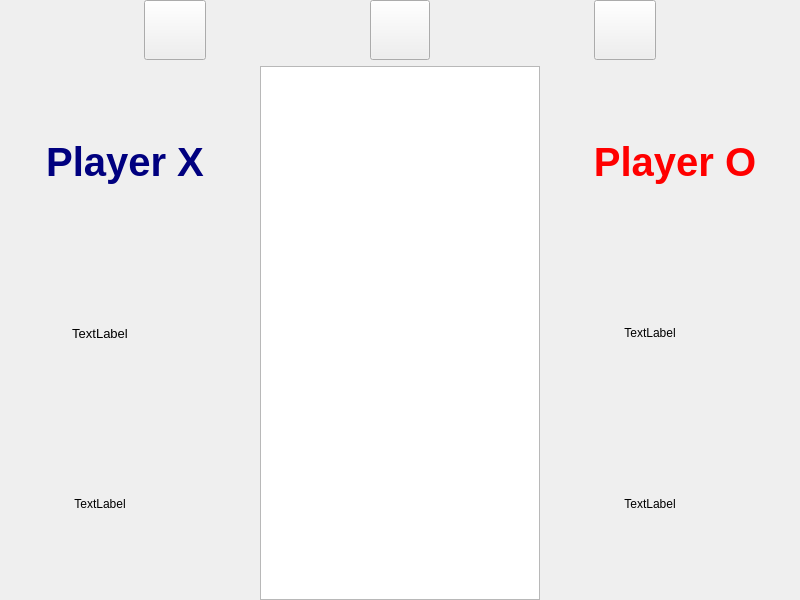
<?xml version="1.0" encoding="UTF-8"?>
<ui version="4.0">
 <class>Game</class>
 <widget class="QMainWindow" name="Game">
  <property name="geometry">
   <rect>
    <x>0</x>
    <y>0</y>
    <width>800</width>
    <height>600</height>
   </rect>
  </property>
  <property name="windowTitle">
   <string>MainWindow</string>
  </property>
  <property name="styleSheet">
   <string notr="true"/>
  </property>
  <property name="dockOptions">
   <set>QMainWindow::AllowTabbedDocks|QMainWindow::AnimatedDocks</set>
  </property>
  <widget class="QWidget" name="Background">
   <property name="focusPolicy">
    <enum>Qt::NoFocus</enum>
   </property>
   <property name="styleSheet">
    <string notr="true"/>
   </property>
   <layout class="QGridLayout" name="gridLayout">
    <property name="leftMargin">
     <number>0</number>
    </property>
    <property name="topMargin">
     <number>0</number>
    </property>
    <property name="rightMargin">
     <number>0</number>
    </property>
    <property name="bottomMargin">
     <number>0</number>
    </property>
    <property name="horizontalSpacing">
     <number>0</number>
    </property>
    <item row="0" column="0">
     <widget class="QStackedWidget" name="stackedWidget">
      <property name="enabled">
       <bool>true</bool>
      </property>
      <property name="styleSheet">
       <string notr="true"/>
      </property>
      <property name="currentIndex">
       <number>1</number>
      </property>
      <widget class="QWidget" name="page">
       <property name="styleSheet">
        <string notr="true">border-image: url(:/backgroung1.png);</string>
       </property>
       <layout class="QGridLayout" name="gridLayout_6">
        <property name="leftMargin">
         <number>0</number>
        </property>
        <property name="topMargin">
         <number>0</number>
        </property>
        <property name="rightMargin">
         <number>0</number>
        </property>
        <property name="bottomMargin">
         <number>0</number>
        </property>
        <property name="spacing">
         <number>0</number>
        </property>
        <item row="1" column="0">
         <spacer name="horizontalSpacer_2">
          <property name="orientation">
           <enum>Qt::Horizontal</enum>
          </property>
          <property name="sizeType">
           <enum>QSizePolicy::Minimum</enum>
          </property>
          <property name="sizeHint" stdset="0">
           <size>
            <width>40</width>
            <height>20</height>
           </size>
          </property>
         </spacer>
        </item>
        <item row="1" column="2">
         <spacer name="horizontalSpacer">
          <property name="orientation">
           <enum>Qt::Horizontal</enum>
          </property>
          <property name="sizeType">
           <enum>QSizePolicy::Minimum</enum>
          </property>
          <property name="sizeHint" stdset="0">
           <size>
            <width>40</width>
            <height>20</height>
           </size>
          </property>
         </spacer>
        </item>
        <item row="0" column="1">
         <spacer name="verticalSpacer_3">
          <property name="orientation">
           <enum>Qt::Vertical</enum>
          </property>
          <property name="sizeHint" stdset="0">
           <size>
            <width>20</width>
            <height>40</height>
           </size>
          </property>
         </spacer>
        </item>
        <item row="1" column="1">
         <layout class="QGridLayout" name="gridLayout_5">
          <item row="0" column="0">
           <layout class="QHBoxLayout" name="horizontalLayout_3">
            <item>
             <layout class="QVBoxLayout" name="verticalLayout_4" stretch="0,0,0">
              <property name="spacing">
               <number>14</number>
              </property>
              <property name="sizeConstraint">
               <enum>QLayout::SetFixedSize</enum>
              </property>
              <property name="topMargin">
               <number>0</number>
              </property>
              <property name="bottomMargin">
               <number>0</number>
              </property>
              <item>
               <widget class="QPushButton" name="PLAY_BUTTON_3">
                <property name="enabled">
                 <bool>true</bool>
                </property>
                <property name="sizePolicy">
                 <sizepolicy hsizetype="Minimum" vsizetype="Expanding">
                  <horstretch>0</horstretch>
                  <verstretch>0</verstretch>
                 </sizepolicy>
                </property>
                <property name="font">
                 <font>
                  <family>Cooper Black</family>
                  <pointsize>25</pointsize>
                  <weight>50</weight>
                  <bold>false</bold>
                 </font>
                </property>
                <property name="cursor">
                 <cursorShape>ArrowCursor</cursorShape>
                </property>
                <property name="mouseTracking">
                 <bool>false</bool>
                </property>
                <property name="focusPolicy">
                 <enum>Qt::NoFocus</enum>
                </property>
                <property name="autoFillBackground">
                 <bool>false</bool>
                </property>
                <property name="styleSheet">
                 <string notr="true">QPushButton
{
border-image: url(:/start button.png);max-width: 244px;max-height: 81px;
}
QPushButton:hover {border-image: url(:/start button.png);border-width: 20%}

</string>
                </property>
                <property name="text">
                 <string/>
                </property>
                <property name="autoDefault">
                 <bool>false</bool>
                </property>
                <property name="default">
                 <bool>false</bool>
                </property>
                <property name="flat">
                 <bool>false</bool>
                </property>
               </widget>
              </item>
              <item>
               <widget class="QPushButton" name="option_button">
                <property name="enabled">
                 <bool>true</bool>
                </property>
                <property name="sizePolicy">
                 <sizepolicy hsizetype="Minimum" vsizetype="Expanding">
                  <horstretch>0</horstretch>
                  <verstretch>0</verstretch>
                 </sizepolicy>
                </property>
                <property name="focusPolicy">
                 <enum>Qt::NoFocus</enum>
                </property>
                <property name="styleSheet">
                 <string notr="true">QPushButton
{
border-image: url(:/option button.png);max-width: 244px;max-height: 81px;
}
QPushButton:hover {border-image: url(:/option button.png);border-width: 20%}</string>
                </property>
                <property name="text">
                 <string/>
                </property>
               </widget>
              </item>
              <item>
               <widget class="QPushButton" name="QUIT_BUTTON_4">
                <property name="sizePolicy">
                 <sizepolicy hsizetype="Minimum" vsizetype="Expanding">
                  <horstretch>0</horstretch>
                  <verstretch>0</verstretch>
                 </sizepolicy>
                </property>
                <property name="font">
                 <font>
                  <family>Cooper Black</family>
                  <pointsize>25</pointsize>
                 </font>
                </property>
                <property name="focusPolicy">
                 <enum>Qt::NoFocus</enum>
                </property>
                <property name="styleSheet">
                 <string notr="true">QPushButton
{
border-image: url(:/quit button.png);max-width: 244px;max-height: 81px;
}
QPushButton:hover {border-image: url(:/quit button.png);border-width: 20%}</string>
                </property>
                <property name="text">
                 <string/>
                </property>
                <property name="autoDefault">
                 <bool>false</bool>
                </property>
                <property name="flat">
                 <bool>false</bool>
                </property>
               </widget>
              </item>
             </layout>
            </item>
           </layout>
          </item>
         </layout>
        </item>
        <item row="2" column="1">
         <spacer name="verticalSpacer_2">
          <property name="orientation">
           <enum>Qt::Vertical</enum>
          </property>
          <property name="sizeType">
           <enum>QSizePolicy::Preferred</enum>
          </property>
          <property name="sizeHint" stdset="0">
           <size>
            <width>20</width>
            <height>60</height>
           </size>
          </property>
         </spacer>
        </item>
       </layout>
      </widget>
      <widget class="QWidget" name="page_3">
       <property name="styleSheet">
        <string notr="true">border-image: url(:/play interface.jpg)
</string>
       </property>
       <layout class="QGridLayout" name="gridLayout_2">
        <property name="leftMargin">
         <number>0</number>
        </property>
        <property name="topMargin">
         <number>0</number>
        </property>
        <property name="rightMargin">
         <number>0</number>
        </property>
        <property name="bottomMargin">
         <number>0</number>
        </property>
        <property name="horizontalSpacing">
         <number>0</number>
        </property>
        <item row="1" column="1">
         <spacer name="horizontalSpacer_5">
          <property name="orientation">
           <enum>Qt::Horizontal</enum>
          </property>
          <property name="sizeType">
           <enum>QSizePolicy::Preferred</enum>
          </property>
          <property name="sizeHint" stdset="0">
           <size>
            <width>10</width>
            <height>10</height>
           </size>
          </property>
         </spacer>
        </item>
        <item row="1" column="3">
         <spacer name="horizontalSpacer_6">
          <property name="orientation">
           <enum>Qt::Horizontal</enum>
          </property>
          <property name="sizeType">
           <enum>QSizePolicy::Preferred</enum>
          </property>
          <property name="sizeHint" stdset="0">
           <size>
            <width>10</width>
            <height>10</height>
           </size>
          </property>
         </spacer>
        </item>
        <item row="0" column="0" colspan="5">
         <layout class="QHBoxLayout" name="horizontalLayout_2">
          <property name="topMargin">
           <number>0</number>
          </property>
          <property name="bottomMargin">
           <number>0</number>
          </property>
          <item>
           <widget class="QPushButton" name="HomeButton">
            <property name="enabled">
             <bool>true</bool>
            </property>
            <property name="minimumSize">
             <size>
              <width>60</width>
              <height>60</height>
             </size>
            </property>
            <property name="maximumSize">
             <size>
              <width>60</width>
              <height>60</height>
             </size>
            </property>
            <property name="styleSheet">
             <string notr="true">QPushButton{
	border-image: url(:/Back Home.png);
	max-width: 60px;
	max-height: 60px;

}
QPushButton:hover{
	border-image: url(:/Back Home.png);
	border-width:  5%
}</string>
            </property>
            <property name="text">
             <string/>
            </property>
            <property name="iconSize">
             <size>
              <width>16</width>
              <height>16</height>
             </size>
            </property>
            <property name="checkable">
             <bool>false</bool>
            </property>
           </widget>
          </item>
          <item>
           <spacer name="horizontalSpacer_3">
            <property name="orientation">
             <enum>Qt::Horizontal</enum>
            </property>
            <property name="sizeType">
             <enum>QSizePolicy::Fixed</enum>
            </property>
            <property name="sizeHint" stdset="0">
             <size>
              <width>20</width>
              <height>20</height>
             </size>
            </property>
           </spacer>
          </item>
          <item>
           <widget class="QPushButton" name="reset">
            <property name="minimumSize">
             <size>
              <width>60</width>
              <height>60</height>
             </size>
            </property>
            <property name="maximumSize">
             <size>
              <width>60</width>
              <height>60</height>
             </size>
            </property>
            <property name="styleSheet">
             <string notr="true">border-image: url(:/back buttton.png);</string>
            </property>
            <property name="text">
             <string/>
            </property>
            <property name="iconSize">
             <size>
              <width>16</width>
              <height>16</height>
             </size>
            </property>
           </widget>
          </item>
          <item>
           <spacer name="horizontalSpacer_4">
            <property name="orientation">
             <enum>Qt::Horizontal</enum>
            </property>
            <property name="sizeType">
             <enum>QSizePolicy::Fixed</enum>
            </property>
            <property name="sizeHint" stdset="0">
             <size>
              <width>20</width>
              <height>20</height>
             </size>
            </property>
           </spacer>
          </item>
          <item>
           <widget class="QPushButton" name="pushbuton">
            <property name="minimumSize">
             <size>
              <width>60</width>
              <height>60</height>
             </size>
            </property>
            <property name="maximumSize">
             <size>
              <width>60</width>
              <height>60</height>
             </size>
            </property>
            <property name="styleSheet">
             <string notr="true">QPushButton{
	border-image: url(:/exit.png);
	max-width: 60px;
	max-height: 60px;

}
QPushButton:hover{
	border-image: url(:/exit.png);
	border-width:  5%
}</string>
            </property>
            <property name="text">
             <string/>
            </property>
           </widget>
          </item>
         </layout>
        </item>
        <item row="1" column="0">
         <layout class="QVBoxLayout" name="verticalLayout_5">
          <property name="rightMargin">
           <number>0</number>
          </property>
          <item>
           <widget class="QLabel" name="label_5">
            <property name="minimumSize">
             <size>
              <width>250</width>
              <height>150</height>
             </size>
            </property>
            <property name="maximumSize">
             <size>
              <width>150</width>
              <height>150</height>
             </size>
            </property>
            <property name="font">
             <font>
              <pointsize>30</pointsize>
              <weight>75</weight>
              <italic>false</italic>
              <bold>true</bold>
              <underline>false</underline>
              <strikeout>false</strikeout>
             </font>
            </property>
            <property name="layoutDirection">
             <enum>Qt::LeftToRight</enum>
            </property>
            <property name="styleSheet">
             <string notr="true">border-image: url(:/1600x500-blank-png - Copy.png);
color: rgb(0, 0, 127);</string>
            </property>
            <property name="text">
             <string>Player X</string>
            </property>
            <property name="alignment">
             <set>Qt::AlignCenter</set>
            </property>
           </widget>
          </item>
          <item>
           <widget class="QLabel" name="label_4">
            <property name="minimumSize">
             <size>
              <width>200</width>
              <height>150</height>
             </size>
            </property>
            <property name="maximumSize">
             <size>
              <width>150</width>
              <height>150</height>
             </size>
            </property>
            <property name="font">
             <font>
              <pointsize>10</pointsize>
              <weight>50</weight>
              <bold>false</bold>
             </font>
            </property>
            <property name="styleSheet">
             <string notr="true">border-image: url(:/1600x500-blank-png - Copy.png);</string>
            </property>
            <property name="text">
             <string>TextLabel</string>
            </property>
            <property name="alignment">
             <set>Qt::AlignCenter</set>
            </property>
            <property name="wordWrap">
             <bool>true</bool>
            </property>
            <property name="indent">
             <number>0</number>
            </property>
           </widget>
          </item>
          <item>
           <widget class="QLabel" name="label_3">
            <property name="minimumSize">
             <size>
              <width>200</width>
              <height>150</height>
             </size>
            </property>
            <property name="maximumSize">
             <size>
              <width>150</width>
              <height>150</height>
             </size>
            </property>
            <property name="styleSheet">
             <string notr="true">border-image: url(:/1600x500-blank-png - Copy.png);</string>
            </property>
            <property name="text">
             <string>TextLabel</string>
            </property>
            <property name="alignment">
             <set>Qt::AlignCenter</set>
            </property>
           </widget>
          </item>
         </layout>
        </item>
        <item row="1" column="4">
         <layout class="QVBoxLayout" name="verticalLayout_6">
          <property name="leftMargin">
           <number>0</number>
          </property>
          <item>
           <widget class="QLabel" name="label_7">
            <property name="minimumSize">
             <size>
              <width>250</width>
              <height>150</height>
             </size>
            </property>
            <property name="maximumSize">
             <size>
              <width>194</width>
              <height>150</height>
             </size>
            </property>
            <property name="font">
             <font>
              <pointsize>30</pointsize>
              <weight>75</weight>
              <bold>true</bold>
             </font>
            </property>
            <property name="styleSheet">
             <string notr="true">border-image: url(:/1600x500-blank-png - Copy.png);
color: rgb(255, 0, 0);</string>
            </property>
            <property name="text">
             <string>Player O</string>
            </property>
            <property name="alignment">
             <set>Qt::AlignCenter</set>
            </property>
           </widget>
          </item>
          <item>
           <widget class="QLabel" name="label_8">
            <property name="minimumSize">
             <size>
              <width>200</width>
              <height>150</height>
             </size>
            </property>
            <property name="maximumSize">
             <size>
              <width>150</width>
              <height>150</height>
             </size>
            </property>
            <property name="acceptDrops">
             <bool>false</bool>
            </property>
            <property name="layoutDirection">
             <enum>Qt::LeftToRight</enum>
            </property>
            <property name="styleSheet">
             <string notr="true">border-image: url(:/1600x500-blank-png - Copy.png);</string>
            </property>
            <property name="text">
             <string>TextLabel</string>
            </property>
            <property name="alignment">
             <set>Qt::AlignCenter</set>
            </property>
            <property name="indent">
             <number>0</number>
            </property>
           </widget>
          </item>
          <item>
           <widget class="QLabel" name="label_6">
            <property name="minimumSize">
             <size>
              <width>200</width>
              <height>150</height>
             </size>
            </property>
            <property name="maximumSize">
             <size>
              <width>150</width>
              <height>150</height>
             </size>
            </property>
            <property name="styleSheet">
             <string notr="true">border-image: url(:/1600x500-blank-png - Copy.png);</string>
            </property>
            <property name="text">
             <string>TextLabel</string>
            </property>
            <property name="alignment">
             <set>Qt::AlignCenter</set>
            </property>
           </widget>
          </item>
         </layout>
        </item>
        <item row="1" column="2">
         <widget class="QGraphicsView" name="view">
          <property name="styleSheet">
           <string notr="true">border-image: url(:/1600x500-blank-png - Copy.png);
</string>
          </property>
         </widget>
        </item>
       </layout>
      </widget>
      <widget class="QWidget" name="page_4">
       <property name="styleSheet">
        <string notr="true">border-image: url(:/tee.png);</string>
       </property>
       <layout class="QGridLayout" name="gridLayout_8">
        <property name="leftMargin">
         <number>0</number>
        </property>
        <property name="topMargin">
         <number>0</number>
        </property>
        <property name="rightMargin">
         <number>0</number>
        </property>
        <property name="bottomMargin">
         <number>0</number>
        </property>
        <property name="horizontalSpacing">
         <number>0</number>
        </property>
        <property name="verticalSpacing">
         <number>1</number>
        </property>
        <item row="0" column="0">
         <layout class="QGridLayout" name="gridLayout_7">
          <item row="1" column="4">
           <spacer name="horizontalSpacer_9">
            <property name="orientation">
             <enum>Qt::Horizontal</enum>
            </property>
            <property name="sizeType">
             <enum>QSizePolicy::Expanding</enum>
            </property>
            <property name="sizeHint" stdset="0">
             <size>
              <width>40</width>
              <height>20</height>
             </size>
            </property>
           </spacer>
          </item>
          <item row="6" column="11">
           <spacer name="verticalSpacer_12">
            <property name="orientation">
             <enum>Qt::Vertical</enum>
            </property>
            <property name="sizeHint" stdset="0">
             <size>
              <width>20</width>
              <height>40</height>
             </size>
            </property>
           </spacer>
          </item>
          <item row="2" column="11">
           <spacer name="verticalSpacer_4">
            <property name="orientation">
             <enum>Qt::Vertical</enum>
            </property>
            <property name="sizeHint" stdset="0">
             <size>
              <width>20</width>
              <height>40</height>
             </size>
            </property>
           </spacer>
          </item>
          <item row="1" column="10">
           <spacer name="horizontalSpacer_15">
            <property name="orientation">
             <enum>Qt::Horizontal</enum>
            </property>
            <property name="sizeHint" stdset="0">
             <size>
              <width>40</width>
              <height>20</height>
             </size>
            </property>
           </spacer>
          </item>
          <item row="5" column="11">
           <spacer name="verticalSpacer_13">
            <property name="orientation">
             <enum>Qt::Vertical</enum>
            </property>
            <property name="sizeHint" stdset="0">
             <size>
              <width>20</width>
              <height>40</height>
             </size>
            </property>
           </spacer>
          </item>
          <item row="4" column="7">
           <widget class="QPushButton" name="Music_Pause">
            <property name="minimumSize">
             <size>
              <width>50</width>
              <height>50</height>
             </size>
            </property>
            <property name="maximumSize">
             <size>
              <width>50</width>
              <height>50</height>
             </size>
            </property>
            <property name="styleSheet">
             <string notr="true">border-image: url(:/complete check.png);</string>
            </property>
            <property name="text">
             <string/>
            </property>
           </widget>
          </item>
          <item row="8" column="11">
           <spacer name="verticalSpacer_10">
            <property name="orientation">
             <enum>Qt::Vertical</enum>
            </property>
            <property name="sizeHint" stdset="0">
             <size>
              <width>20</width>
              <height>40</height>
             </size>
            </property>
           </spacer>
          </item>
          <item row="1" column="1">
           <widget class="QPushButton" name="back_button">
            <property name="sizePolicy">
             <sizepolicy hsizetype="Expanding" vsizetype="Expanding">
              <horstretch>0</horstretch>
              <verstretch>0</verstretch>
             </sizepolicy>
            </property>
            <property name="styleSheet">
             <string notr="true">QPushButton{
	border-image: url(:/back of button.png);
	max-width: 70px;
	max-height: 54px;

}
QPushButton:hover{
	border-image: url(:/back of button.png);
	border-width: 5%
}

</string>
            </property>
            <property name="text">
             <string/>
            </property>
           </widget>
          </item>
          <item row="6" column="7">
           <widget class="QPushButton" name="Sound_Pause">
            <property name="minimumSize">
             <size>
              <width>50</width>
              <height>50</height>
             </size>
            </property>
            <property name="maximumSize">
             <size>
              <width>50</width>
              <height>50</height>
             </size>
            </property>
            <property name="styleSheet">
             <string notr="true">border-image: url(:/complete check.png);</string>
            </property>
            <property name="text">
             <string/>
            </property>
           </widget>
          </item>
          <item row="1" column="13">
           <spacer name="horizontalSpacer_8">
            <property name="orientation">
             <enum>Qt::Horizontal</enum>
            </property>
            <property name="sizeHint" stdset="0">
             <size>
              <width>40</width>
              <height>20</height>
             </size>
            </property>
           </spacer>
          </item>
          <item row="7" column="11">
           <spacer name="verticalSpacer_11">
            <property name="orientation">
             <enum>Qt::Vertical</enum>
            </property>
            <property name="sizeHint" stdset="0">
             <size>
              <width>20</width>
              <height>40</height>
             </size>
            </property>
           </spacer>
          </item>
          <item row="10" column="11">
           <spacer name="verticalSpacer">
            <property name="orientation">
             <enum>Qt::Vertical</enum>
            </property>
            <property name="sizeHint" stdset="0">
             <size>
              <width>20</width>
              <height>40</height>
             </size>
            </property>
           </spacer>
          </item>
          <item row="1" column="6">
           <spacer name="horizontalSpacer_7">
            <property name="orientation">
             <enum>Qt::Horizontal</enum>
            </property>
            <property name="sizeHint" stdset="0">
             <size>
              <width>40</width>
              <height>20</height>
             </size>
            </property>
           </spacer>
          </item>
          <item row="0" column="1">
           <spacer name="verticalSpacer_8">
            <property name="orientation">
             <enum>Qt::Vertical</enum>
            </property>
            <property name="sizeType">
             <enum>QSizePolicy::MinimumExpanding</enum>
            </property>
            <property name="sizeHint" stdset="0">
             <size>
              <width>40</width>
              <height>70</height>
             </size>
            </property>
           </spacer>
          </item>
          <item row="1" column="8">
           <spacer name="horizontalSpacer_13">
            <property name="orientation">
             <enum>Qt::Horizontal</enum>
            </property>
            <property name="sizeHint" stdset="0">
             <size>
              <width>40</width>
              <height>20</height>
             </size>
            </property>
           </spacer>
          </item>
          <item row="9" column="11">
           <spacer name="verticalSpacer_9">
            <property name="orientation">
             <enum>Qt::Vertical</enum>
            </property>
            <property name="sizeHint" stdset="0">
             <size>
              <width>20</width>
              <height>40</height>
             </size>
            </property>
           </spacer>
          </item>
          <item row="1" column="7">
           <spacer name="horizontalSpacer_11">
            <property name="orientation">
             <enum>Qt::Horizontal</enum>
            </property>
            <property name="sizeHint" stdset="0">
             <size>
              <width>40</width>
              <height>20</height>
             </size>
            </property>
           </spacer>
          </item>
          <item row="1" column="3">
           <spacer name="horizontalSpacer_17">
            <property name="orientation">
             <enum>Qt::Horizontal</enum>
            </property>
            <property name="sizeHint" stdset="0">
             <size>
              <width>40</width>
              <height>20</height>
             </size>
            </property>
           </spacer>
          </item>
          <item row="4" column="11">
           <spacer name="verticalSpacer_14">
            <property name="orientation">
             <enum>Qt::Vertical</enum>
            </property>
            <property name="sizeHint" stdset="0">
             <size>
              <width>20</width>
              <height>40</height>
             </size>
            </property>
           </spacer>
          </item>
          <item row="1" column="9">
           <spacer name="horizontalSpacer_14">
            <property name="orientation">
             <enum>Qt::Horizontal</enum>
            </property>
            <property name="sizeHint" stdset="0">
             <size>
              <width>40</width>
              <height>20</height>
             </size>
            </property>
           </spacer>
          </item>
          <item row="1" column="12">
           <spacer name="horizontalSpacer_12">
            <property name="orientation">
             <enum>Qt::Horizontal</enum>
            </property>
            <property name="sizeHint" stdset="0">
             <size>
              <width>40</width>
              <height>20</height>
             </size>
            </property>
           </spacer>
          </item>
          <item row="1" column="5">
           <spacer name="horizontalSpacer_10">
            <property name="orientation">
             <enum>Qt::Horizontal</enum>
            </property>
            <property name="sizeHint" stdset="0">
             <size>
              <width>40</width>
              <height>20</height>
             </size>
            </property>
           </spacer>
          </item>
          <item row="1" column="0">
           <spacer name="horizontalSpacer_16">
            <property name="orientation">
             <enum>Qt::Horizontal</enum>
            </property>
            <property name="sizeHint" stdset="0">
             <size>
              <width>40</width>
              <height>20</height>
             </size>
            </property>
           </spacer>
          </item>
          <item row="3" column="11">
           <spacer name="verticalSpacer_15">
            <property name="orientation">
             <enum>Qt::Vertical</enum>
            </property>
            <property name="sizeHint" stdset="0">
             <size>
              <width>20</width>
              <height>40</height>
             </size>
            </property>
           </spacer>
          </item>
          <item row="4" column="5">
           <widget class="QLabel" name="label">
            <property name="styleSheet">
             <string notr="true">border-image: url(:/music.png);</string>
            </property>
            <property name="text">
             <string/>
            </property>
           </widget>
          </item>
          <item row="6" column="5">
           <widget class="QLabel" name="label_2">
            <property name="styleSheet">
             <string notr="true">border-image: url(:/SOUND.png);</string>
            </property>
            <property name="text">
             <string/>
            </property>
           </widget>
          </item>
         </layout>
        </item>
       </layout>
      </widget>
     </widget>
    </item>
   </layout>
  </widget>
 </widget>
 <resources/>
 <connections>
  <connection>
   <sender>QUIT_BUTTON_4</sender>
   <signal>clicked()</signal>
   <receiver>Game</receiver>
   <slot>close()</slot>
   <hints>
    <hint type="sourcelabel">
     <x>513</x>
     <y>536</y>
    </hint>
    <hint type="destinationlabel">
     <x>432</x>
     <y>838</y>
    </hint>
   </hints>
  </connection>
 </connections>
</ui>
